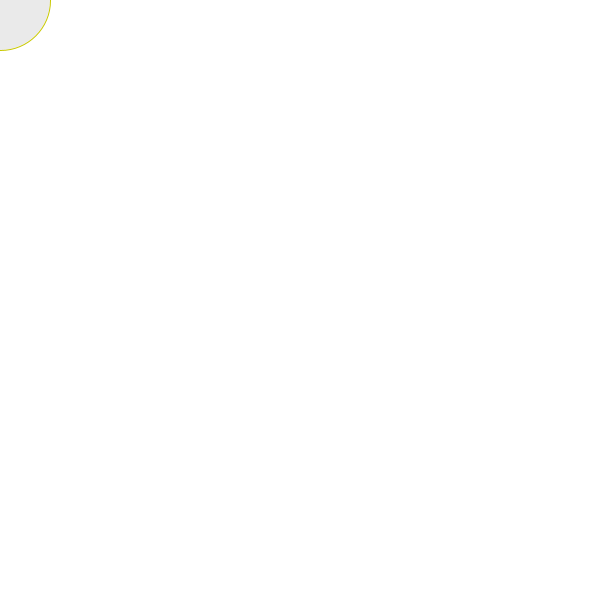
Frame 1 (no input)
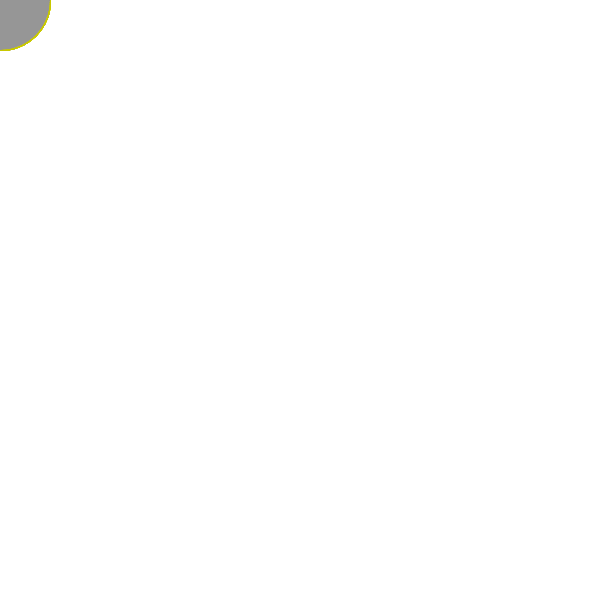
Frame 60 (the mouse pressed at the canvas centre just before this capture)
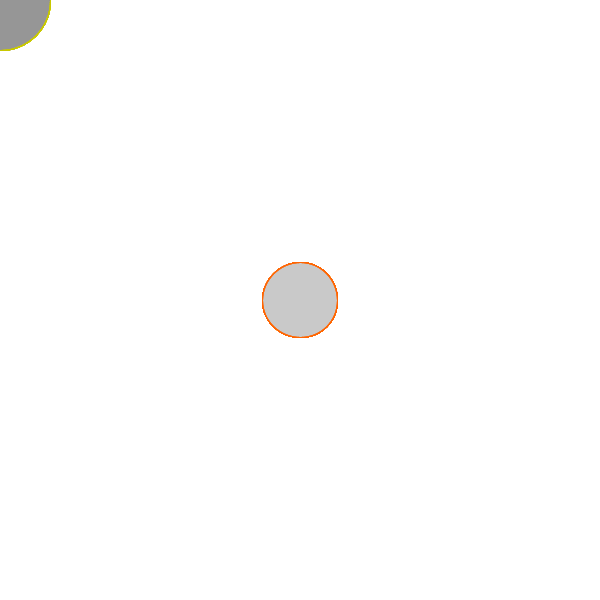
Frame 120 (the mouse held since frame 60 and released just before this capture)

The Processing sketch that drew these frames (run headless with seeded random() and noise(); from frame 60 on, the mouse is pressed at the canvas centre):

// Processing sketch: processing_10884
// ── processing_10884.pde

//first attempt at processing!

boolean rings = false;
void setup(){
  smooth(); //!important
  size(600,600);
  background(255);
}

void draw(){
  if(rings == true){
    PVector pos = new PVector();
    pos.x = mouseX;
    pos.y = mouseY;
   
    fill(200, 50);
    stroke(255, 100, 0); //orange
    ellipse(pos.x, pos.y, 75, 75);
    
  }
   //mouseReleased 
   else{
     PVector pos = new PVector();
     pos.x = mouseX;
     pos.y = mouseY;
   
    fill(150, 50);
    stroke(200, 200, 0); //green
    ellipse(pos.x, pos.y, 100, 100);
   
  }  
   
}

//boolean reference to "rings"
void mousePressed(){
  rings = true;
}
 
void mouseReleased(){
  rings = false;
}

//clears screen with spacebar
void keyPressed(){
  if(key == ' '){
    noStroke();
    fill(255);
    rect(0, 0, width, height);
  }
}
